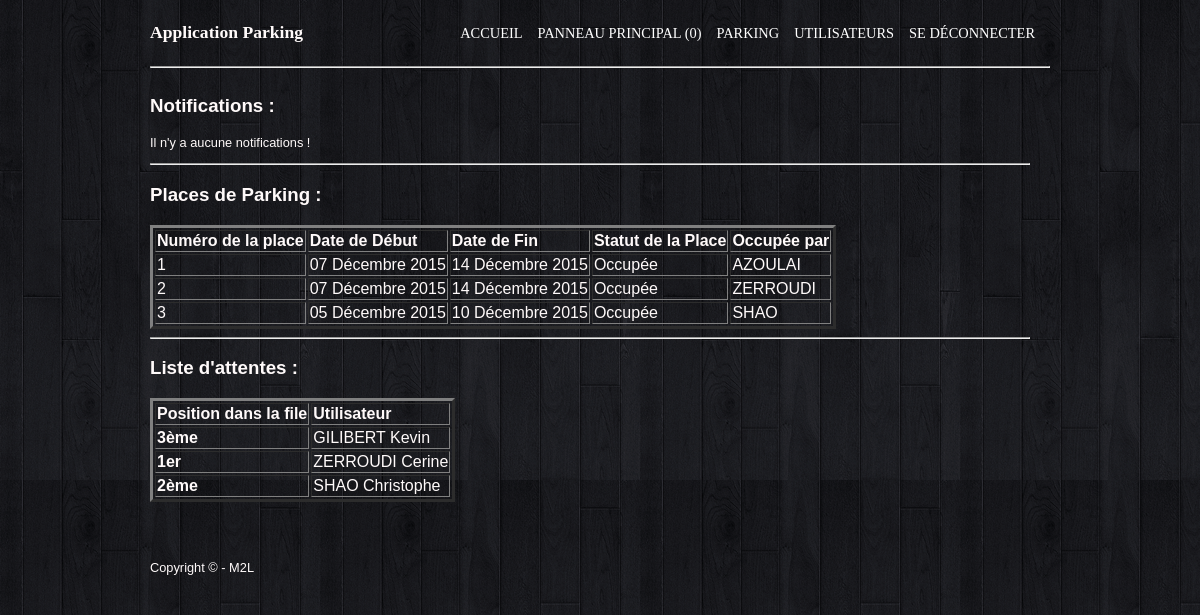
The page /gestion.php (signed in) on the database its author committed.
### tables this page shows
CREATE TABLE IF NOT EXISTS `placeparking` (
  `numplace` int(2) NOT NULL AUTO_INCREMENT,
  `datedebut` date NOT NULL,
  `echeance` date NOT NULL,
  PRIMARY KEY (`numplace`)
);

CREATE TABLE IF NOT EXISTS `placeoccupee` (
  `numoccupee` int(11) NOT NULL,
  `statut_place` int(11) NOT NULL,
  `codeclient` int(11) DEFAULT NULL,
  PRIMARY KEY (`numoccupee`)
);

CREATE TABLE IF NOT EXISTS `utilisateurs` (
  `numutil` int(5) NOT NULL AUTO_INCREMENT,
  `nomutil` varchar(20) NOT NULL,
  `prenomutil` varchar(20) NOT NULL,
  `email` varchar(40) NOT NULL,
  `motdepasse` varchar(40) NOT NULL,
  `dateinscription` date NOT NULL,
  `admin` tinyint(1) NOT NULL,
  `statut` int(11) NOT NULL,
  PRIMARY KEY (`numutil`)
);

CREATE TABLE IF NOT EXISTS `listedattente` (
  `positionattente` int(2) NOT NULL,
  `codeclient` int(5) NOT NULL,
  PRIMARY KEY (`positionattente`),
  KEY `codeclient` (`codeclient`)
);

### gestion.php (the view, shortened to what this page needs)
<?php
    require 'functions.php';
?>
<!DOCTYPE html>
<html>
    <head>
        <link rel="stylesheet" type="text/css" href="style.css">
    </head>
    <body>
        <div id="bloc_page">
        <?php require "inc/header.php"; ?>
        <section>
            <article>
                <h3>Notifications : </h3>
                <?php
                                $check = $bdd->query("SELECT COUNT(*) AS nbnotifss FROM notifications");
                                $raisultat = $check->fetch();
                                $raisultat = $raisultat['nbnotifss'];
                    if($raisultat == 0){ echo '<p>Il n\'y a aucune notifications !</p>'; }
                        ?><form action ="gestion.php" method="POST">
                <hr/>
                <h3>Places de Parking : </h3>
                <table border="3">
                    <tr>
                        <th>Numéro de la place</th>
                        <th>Date de Début</th>
                        <th>Date de Fin</th>
                        <th>Statut de la Place</th>
                        <th>Occupée par</th>
                    </tr>
                    <?php
                      $parking = $bdd->query('SELECT * FROM placeparking');
                      while ($places = $parking->fetch())
                      {
                    ?>
                    <tr>
                        <td><?php echo $places['numplace']; ?></td>
                        <td>
                            <?php
                            if($places['datedebut'] == '0000-00-00'){
                                echo "-";
                                }else { date_maker($places['datedebut']); }
                            ?>
                        </td>
                        <td>
                            <?php
                            if($places['echeance'] == '0000-00-00'){
                                echo "-";
                                }else { echo date_maker($places['echeance']); }
                            ?>
                        </td>
                        <?php
                            $busy = $bdd->query('SELECT * FROM placeoccupee WHERE numoccupee = '.$places['numplace']);
                            while ($busies = $busy->fetch()) {
                         ?>
                        <td><?php
                                if($busies['statut_place'] == 0)
                                    echo 'Libre';
                                else
                                    echo 'Occupée';
                                 ?></td>
                        <td>
                            <?php
                                $who = $bdd->query('SELECT nomutil FROM utilisateurs WHERE numutil = '.$busies['codeclient']);
                                if($who){
                                $whos = $who->fetch();
                                echo $whos['nomutil'];
                                }else { echo "-"; }
                            ?>
                        </td>
                        <?php } ?>
                    </tr>
                <?php
                 } ?>
            </table>
            <hr/>
            <h3>Liste d'attentes :</h3>
            <table border="3">
                <tr>
                        <th>Position dans la file</th>
                        <th>Utilisateur</th>
                    </tr>
            <?php
              $attente = $bdd->query('SELECT * FROM listedattente');
              while ($attentes = $attente->fetch())
              {
            ?>
                <tr>
                    <td><strong><?php if($attentes['positionattente'] == 1){echo $attentes['positionattente'].'er';}else echo $attentes['positionattente'].'ème'; ?></strong></td>
                    <td>
                        <?php
                                $who = $bdd->query('SELECT nomutil, prenomutil FROM utilisateurs WHERE numutil = '.$attentes['codeclient']);
                                if($who){
                                $whos = $who->fetch();
                                echo $whos['nomutil'].' '.$whos['prenomutil'];
                                }else { echo "-"; }
                            ?>
                    </td>
                </tr>
            <?php } ?>
            </table>
            </article>
        </section>
        <?php  require "inc/footer.php";?>
        </div>
    </body>
</html>

### inc/header.php
<header>
	<div id="titre_principal">
		<h2><strong>Application Parking</strong></h2>
	</div>
	<?php
	if (isset($_SESSION['numutil']) ){
    ?>
	<nav>
    <ul>
		<li><a href="accueil.php">Accueil</a></li>
		<?php
		if ($_SESSION['admin']==1) {
			$reukette = $bdd->query("SELECT COUNT(*) AS nbnotifss FROM notifications");
			$raisultat = $reukette->fetch();
			$raisultat = $raisultat['nbnotifss'];
			if($raisultat > 0)
			{
				$nbnotif = $raisultat;
			}
			else { $nbnotif = 0; }
		?>
		<li><a href="gestion.php">Panneau principal (<?php echo $nbnotif; ?>)</a></li>
		<li><a href="parking.php">Parking</a></li>
		<li><a href="gestionutil.php">Utilisateurs</a></li>
	    <?php }else{ ?>
	    <li><a href="profil.php">Profil</a></li>
		<li><a href="reservation.php">Réservation</a></li>
		<?php } ?>
		<li><a href="inc/deconnexion.php">Se déconnecter</a></li>
	</ul>
    <?php
    }
	?>
	</nav>
</header>
<hr />

### functions.php (shortened to what this page needs)
<?php
function date_maker($baby){
	$babies = explode("-", $baby);
	$mois = array('Janvier', 'Février', 'Mars', 'Avril', 'Mai', 'Juin',
	'Juillet', 'Août', 'Septembre', 'Octobre', 'Novembre', 'Décembre');
	echo $babies[2].' '.$mois[$babies[1]-1].' '.$babies[0];
}
?>

### inc/footer.php
<footer>
	<p>Copyright &copy; - M2L</p>
</footer>

### style.css (style rules this page uses)
body { background: url('img/wallpaper.png'); font-family: 'Trebuchet MS', Arial, sans-serif; color: #FFFAFA; }
#bloc_page { width: 900px; margin: auto; }
section h1, footer h1, nav a { font-family: Dayrom, serif; font-weight: normal; text-transform: uppercase; }
header { display: flex; justify-content: space-between; align-items: flex-end; }
#titre_principal { display: flex; flex-direction: column; }
header h2 { font-family: Dayrom, serif; font-size: 1.1em; margin-top: 0px; font-weight: normal; }
nav ul { list-style-type: none; display: flex; }
nav li { margin-right: 15px; }
nav a { font-size: 0.9em; color: #FFFFFF; padding-bottom: 3px; text-decoration: none; }
section { display: flex; margin-bottom: 20px; }
article, aside { text-align: justify; }
article { margin-right: 20px; flex: 3; }
article p { font-size: 0.8em; }
footer { display: flex; background: url('images/ico_top.png') no-repeat top center, url('images/separateur.png') repeat-x top, url('images/ombre.png') repeat-x top; padding-top: 25px; }
footer p, footer ul { font-size: 0.8em; }
a { color: silver; }

### rows shown on the page
placeparking: numplace "1", datedebut "07 14", datedebut "Décembre Décembre", datedebut "2015 2015"
placeoccupee: statut_place "Occupée", utilisateurs.nomutil "AZOULAI"
placeparking: numplace "2", datedebut "07 14", datedebut "Décembre Décembre", datedebut "2015 2015"
placeoccupee: statut_place "Occupée", utilisateurs.nomutil "ZERROUDI"
placeparking: numplace "3", datedebut "05 10", datedebut "Décembre Décembre", datedebut "2015 2015"
placeoccupee: statut_place "Occupée", utilisateurs.nomutil "SHAO"
listedattente: positionattente "3", codeclient.nomutil "GILIBERT", codeclient.prenomutil "Kevin"
listedattente: positionattente "1", codeclient.nomutil "ZERROUDI", codeclient.prenomutil "Cerine"
listedattente: positionattente "2", codeclient.nomutil "SHAO", codeclient.prenomutil "Christophe"

### other values the page prints
$nbnotif "0"
